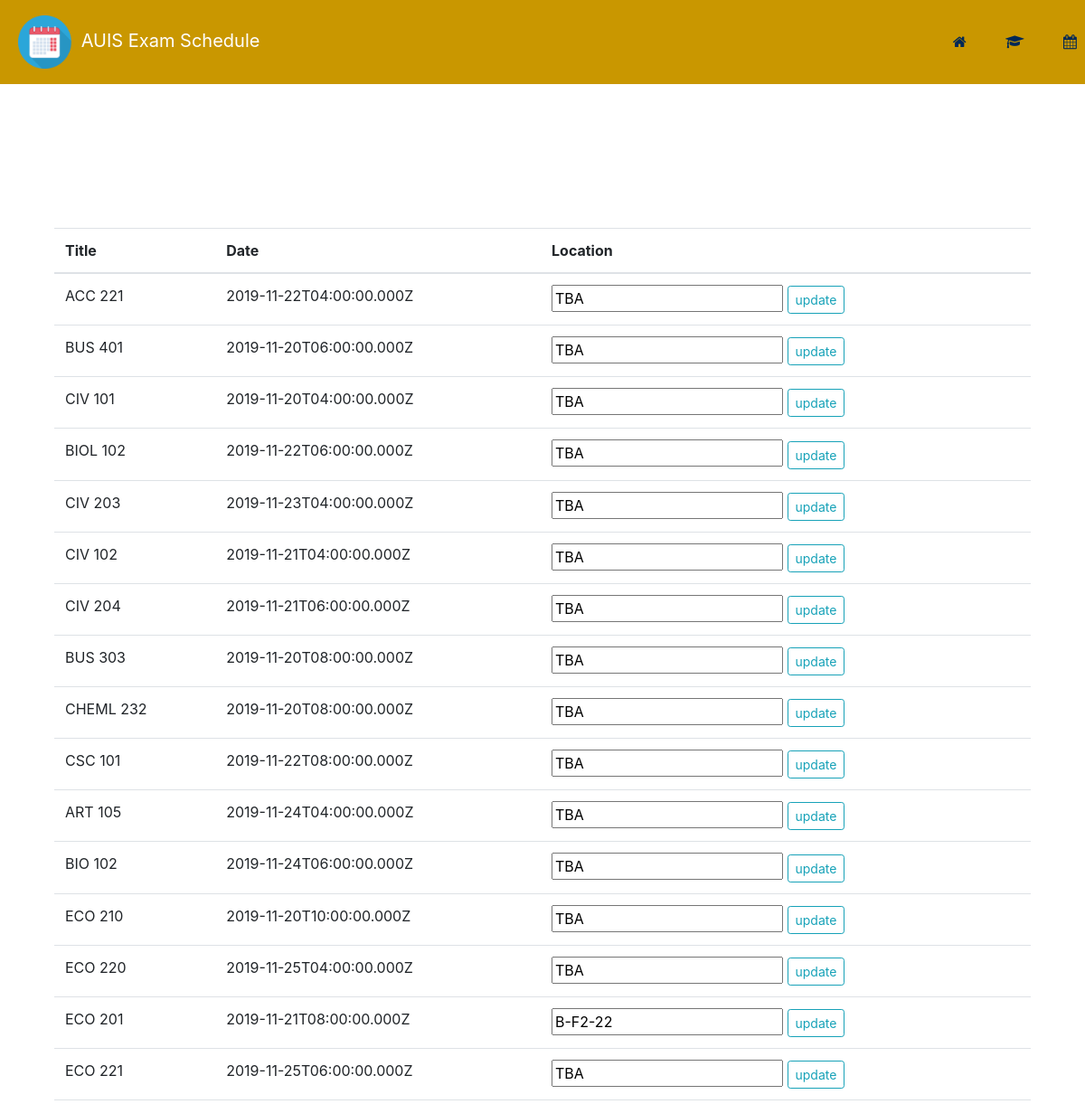
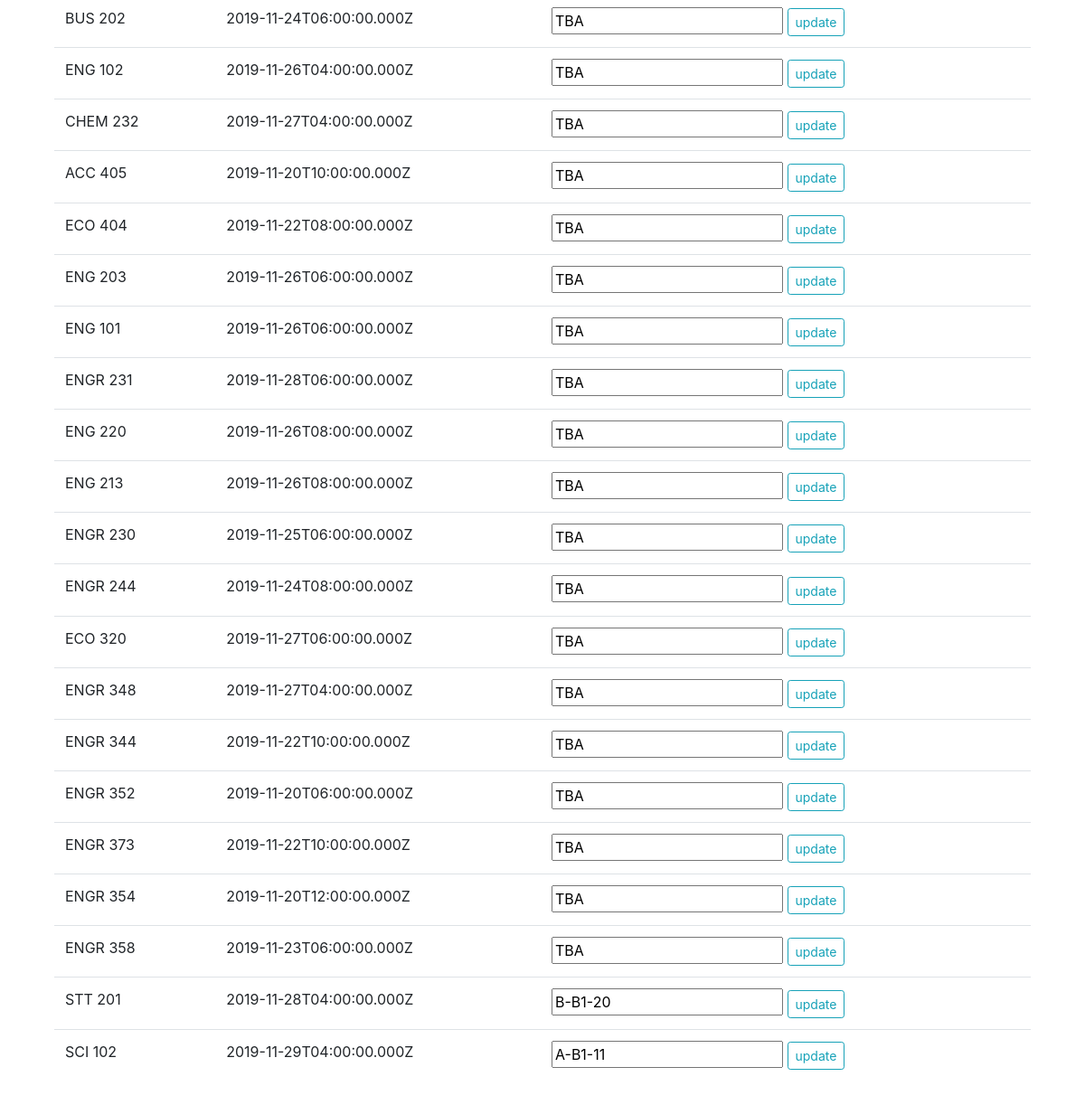
Screenshot of /addLocation.php (signed in) with the database file from the repository (2 pictures, top to bottom).
### tables this page shows
CREATE TABLE `events` (
  `id` int(8) NOT NULL,
  `title` varchar(255) NOT NULL,
  `start` varchar(255) NOT NULL,
  `end` varchar(255) NOT NULL,
  `location` varchar(64) NOT NULL
);

### database.php (called while the page is built, shortened)
<?php
class database
{
	private $db;
	private $servername = "localhost";
	private $username = "root";
	private $password = "";
	private $schema = "examschedulingassistant";
	function __construct($type)
	{
		if($type=='public')
		{
			$this->db = new mysqli($this->servername, 'Public', '1234@4321' , $this->schema);
			if ($this->db->connect_error)
			{
			    die("Connection failed: " . $this->db->connect_error);
			}
		}else
		{
			$this->db = new mysqli($this->servername, $this->username, $this->password , $this->schema);
		}
	}
	function fetch($table)
	{
		$sql = "SELECT * FROM $table";
		$result = $this->db->query($sql);
		$data = array();
		if ($result->num_rows > 0)
		{
		    while($row = $result->fetch_assoc()) {
		        array_push($data,$row);
		    }
		}
		return $data;
	}
}
 ?>

### addLocation.php (the view, shortened to what this page needs)
<!DOCTYPE html>
<html>
<head>
  <?php
    include('head.php');
    include('database.php');
    $db = new database('admin');
    $events = $db->fetch('events');
  ?>
</head>
<body>
  <?php include 'navbar.php'; ?>
<div class="main">
    <table class="table table-hover">
      <thead>
        <tr>
          <th scope="col">Title</th>
          <th scope="col">Date</th>
          <th scope="col">Location</th>
        </tr>
      </thead>
      <tbody>
        <?php foreach ($events as $event): ?>
        <tr>
          <td><?php echo $event['title'] ?></td>
          <td><?php echo $event['start'] ?></td>
          <td>
            <form method="POST" action="addLocation.php?updateDB=true&title=<?php echo $event['title'] ?>">
              <input type="text" name="location" placeholder="ex: A-G-01" value="<?php echo $event['location'] ?>">
              <input type="submit" name="submit" value="update" class="btn btn-sm btn-outline-info">
            </form>
          </td>
        </tr>
        <?php endforeach ?>
      </tbody>
    </table>
</div>
</body>
</html>

### head.php (shortened to what this page needs)
<link href='packages/core/main.css' rel='stylesheet' />
<link href='packages/daygrid/main.css' rel='stylesheet' />
<link href='packages/timegrid/main.css' rel='stylesheet' />
<link href='packages/list/main.css' rel='stylesheet' />
<link rel="stylesheet" href="css/style.css">
<link rel="stylesheet" href="css/bootstrap.min.css">
<link rel="stylesheet" href="https://cdnjs.cloudflare.com/ajax/libs/font-awesome/4.7.0/css/font-awesome.min.css">

### navbar.php (shortened to what this page needs)
<nav class="navbar fixed-top navbar-expand-lg navbar-light " style=" background: #c99700;">
  <a class="navbar-brand" href="index.php">
     <img src="img/logo.png" width="15%" style="margin:1%;">
        <span style="font-size: 15pt;">
          AUIS Exam Schedule
        </span>
  </a>
  <div class="navbar" id="navbarSupportedContent">
    <ul class="navbar-nav mr-auto" style="  display: inline-flex !important; flex-direction: row !important;">
      <li class="nav-item">
        <a class="nav-link" href="index.php" title="Home" ><i class="fa fa-home"></i> </a>
      </li>
      <li class="nav-item">
         <a class="nav-link" title="Student" data-toggle="modal" data-target="#exampleModal" href="#"><i class="fa fa-graduation-cap"></i></a>
      </li>
      <?php if(!isset($_SESSION['user_email'])): ?>
      <li class="nav-item">
        <a class="nav-link" title="Log in" href="login.php"><i class="fa fa-sign-in"></i></a>
      </li>
      <?php else: ?>
      <li class="nav-item">
        <a class="nav-link" href="scheduler.php" title="Scheduler" ><i class=" fa fa-calendar"></i></a>
      </li>
      <?php endif; ?>
    </ul>
  </div>
</nav>

### css/style.css (style rules this page uses)
.main { padding: 5%; }
body { font-size: 14px; font-family: Arial, Helvetica Neue, Helvetica, sans-serif; padding-top: 16%; }
a,span,h2,h3,h4 { color:white; }
.nav-link { color: #002855 !important; font-size: 20 px; }
.navbar-brand { width: 400px; }
.nav-item { margin: 1%; padding-left: 10%; padding-right: 10%; }

### rows the page displays
events: title "ACC 221", start "2019-11-22T04:00:00.000Z", location "TBA"
events: title "BUS 401", start "2019-11-20T06:00:00.000Z", location "TBA"
events: title "CIV 101", start "2019-11-20T04:00:00.000Z", location "TBA"
events: title "BIOL 102", start "2019-11-22T06:00:00.000Z", location "TBA"
events: title "CIV 203", start "2019-11-23T04:00:00.000Z", location "TBA"
events: title "CIV 102", start "2019-11-21T04:00:00.000Z", location "TBA"
events: title "CIV 204", start "2019-11-21T06:00:00.000Z", location "TBA"
events: title "BUS 303", start "2019-11-20T08:00:00.000Z", location "TBA"
events: title "CHEML 232", start "2019-11-20T08:00:00.000Z", location "TBA"
events: title "CSC 101", start "2019-11-22T08:00:00.000Z", location "TBA"
events: title "ART 105", start "2019-11-24T04:00:00.000Z", location "TBA"
events: title "BIO 102", start "2019-11-24T06:00:00.000Z", location "TBA"
events: title "ECO 210", start "2019-11-20T10:00:00.000Z", location "TBA"
events: title "ECO 220", start "2019-11-25T04:00:00.000Z", location "TBA"
events: title "ECO 201", start "2019-11-21T08:00:00.000Z", location "B-F2-22"
events: title "ECO 221", start "2019-11-25T06:00:00.000Z", location "TBA"
events: title "BUS 202", start "2019-11-24T06:00:00.000Z", location "TBA"
events: title "ENG 102", start "2019-11-26T04:00:00.000Z", location "TBA"
events: title "CHEM 232", start "2019-11-27T04:00:00.000Z", location "TBA"
events: title "ACC 405", start "2019-11-20T10:00:00.000Z", location "TBA"
events: title "ECO 404", start "2019-11-22T08:00:00.000Z", location "TBA"
events: title "ENG 203", start "2019-11-26T06:00:00.000Z", location "TBA"
events: title "ENG 101", start "2019-11-26T06:00:00.000Z", location "TBA"
events: title "ENGR 231", start "2019-11-28T06:00:00.000Z", location "TBA"
events: title "ENG 220", start "2019-11-26T08:00:00.000Z", location "TBA"
events: title "ENG 213", start "2019-11-26T08:00:00.000Z", location "TBA"
events: title "ENGR 230", start "2019-11-25T06:00:00.000Z", location "TBA"
events: title "ENGR 244", start "2019-11-24T08:00:00.000Z", location "TBA"
events: title "ECO 320", start "2019-11-27T06:00:00.000Z", location "TBA"
events: title "ENGR 348", start "2019-11-27T04:00:00.000Z", location "TBA"
events: title "ENGR 344", start "2019-11-22T10:00:00.000Z", location "TBA"
events: title "ENGR 352", start "2019-11-20T06:00:00.000Z", location "TBA"
events: title "ENGR 373", start "2019-11-22T10:00:00.000Z", location "TBA"
events: title "ENGR 354", start "2019-11-20T12:00:00.000Z", location "TBA"
events: title "ENGR 358", start "2019-11-23T06:00:00.000Z", location "TBA"
events: title "STT 201", start "2019-11-28T04:00:00.000Z", location "B-B1-20"
events: title "SCI 102", start "2019-11-29T04:00:00.000Z", location "A-B1-11"
